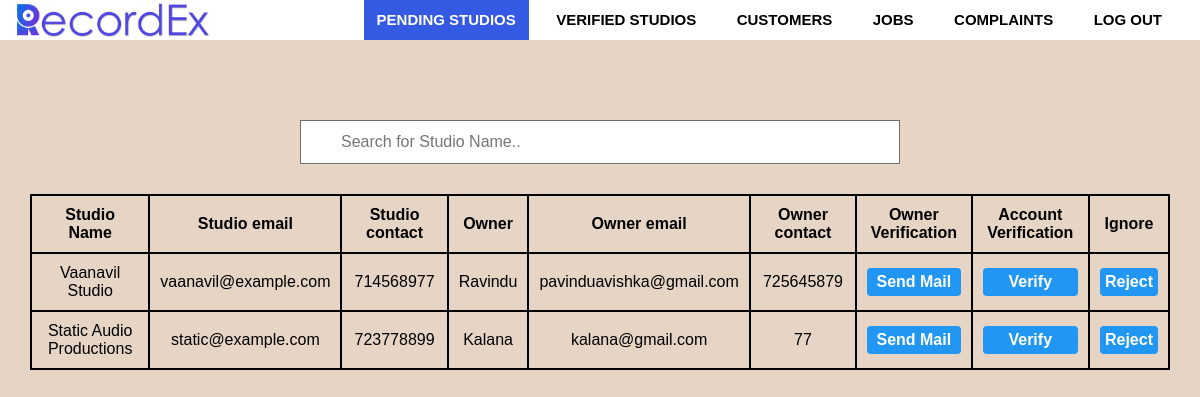
Page /admin/adminhome.php on the committed database.
### tables this page shows
CREATE TABLE `studio` (
  `studio_id` int(5) NOT NULL,
  `studio_name` varchar(100) NOT NULL,
  `s_address_line1` varchar(100) NOT NULL,
  `s_address_line2` varchar(100) NOT NULL,
  `s_city` varchar(100) NOT NULL,
  `distric` varchar(100) NOT NULL,
  `postalcode` varchar(100) NOT NULL,
  `s_email` varchar(100) NOT NULL,
  `password` varchar(200) NOT NULL,
  `s_tele_no` int(20) NOT NULL,
  `paypal` varchar(100) NOT NULL,
  `owner_id` int(100) NOT NULL,
  `profile` varchar(500) NOT NULL,
  `cover` varchar(500) NOT NULL,
  `description` text NOT NULL,
  `latitude` varchar(50) NOT NULL,
  `longitude` varchar(50) NOT NULL,
  `verified` tinyint(4) NOT NULL DEFAULT 0,
  `email_verified` tinyint(1) NOT NULL DEFAULT 0,
  `owner_verified` tinyint(1) NOT NULL DEFAULT 0,
  `blocked` int(1) NOT NULL DEFAULT 0,
  `status` varchar(10) NOT NULL DEFAULT 'Active now'
);

CREATE TABLE `owner` (
  `owner_id` int(100) NOT NULL,
  `first_name` varchar(100) NOT NULL,
  `last_name` varchar(100) NOT NULL,
  `e_mail` varchar(150) NOT NULL,
  `tp_number` int(10) NOT NULL
);

### admin/adminhome.php (the view, shortened to what this page needs)
<?php
require_once('../inc/connection.php');
?>
<?php
            if(!isset($_GET['error'])){
                    $query="SELECT studio.studio_id,studio.studio_name,studio.s_email,studio.s_tele_no,studio.owner_verified,owner.first_name,owner.e_mail,owner.tp_number FROM studio
                    INNER JOIN owner ON owner.owner_id = studio.owner_id WHERE ((studio.verified = '0') AND (studio.email_verified = '1'))";
                    $result_set=mysqli_query($connection,$query);
                    if($result_set){
                        if(mysqli_num_rows($result_set)==0){
                            header('Location: adminhome.php?error=There is no pending studios');
                        }
                        else{
                            $table = "<table id='pending'>";
                            $table .= "<tr><th>Studio Name</th><th>Studio email</th><th>Studio contact</th><th>Owner</th><th>Owner email</th><th>Owner contact</th><th>Owner Verification</th><th>Account Verification</th><th>Ignore</th></tr>";
                            while($record =mysqli_fetch_assoc($result_set)){
                                $table .= "<tr>";
                                    $table .= "<td>".$record['studio_name']."</td>";
                                    $table .= "<td>".$record['s_email']."</td>";
                                    $table .= "<td>".$record['s_tele_no']."</td>";
                                    $table .= "<td>".$record['first_name']."</td>";
                                    $table .= "<td>".$record['e_mail']."</td>";
                                    $table .= "<td>".$record['tp_number']."</td>";
                                    $query4 = "SELECT * FROM owner_verification WHERE email='{$record['e_mail']}' AND st_email='{$record['s_email']}'";
                                    $result_set4 = mysqli_query($connection,$query4);
                                    if(mysqli_num_rows($result_set4)==1){
                                        $table .= "<td>"."<button style='background:#737A76;'>Pending</button>"."</td>";
                                      }
                                    else{
                                        if($record['owner_verified']==1){
                                          $table .= "<td>"."<button style='background:#13D32A;'>Done</button>"."</td>";
                                        }
                                        else{
                                          $table .= "<td>"."<form action=adminhome.php?owner_verify=$record[studio_id] method='post' ><button type='submit' name='verify'>Send Mail</button></form>"."</td>";
                                        }
                                      }
                                    $table .= "<td>"."<button type='submit' onclick='verifyme($record[studio_id])'>Verify</button>"."</td>";
                                    $table .= "<td>"."<button type='submit' onclick='rejectme($record[studio_id])'>Reject</button>"."</td>";
                                $table .= "</tr>";
                            }
                        }
                    }
              }
    ?>
<!DOCTYPE html>
<html>
<head>
   <link rel="stylesheet" type="text/css" href="css/admin.css">
   <?php require_once('inc/navbar.php'); ?>
</head>
<body>
<div class="row">
  <input type="text" id="myInput" onkeyup="myFunction()" placeholder="Search for Studio Name.." title="Type in a Name">
    <?php
         if(isset($_GET['error'])){
            echo '<div class="error">';
               echo $_GET['error'];
            echo '</div>';
           }
           else{
            echo $table;
           }
    ?>
</div>
</body>
</html>

### admin/css/admin.css (style rules this page uses)
body { margin: 0; padding: 0; font-family: Arial, Helvetica, sans-serif; background-color: rgb(230, 212, 196); height:100vh; overflow:inherit; }
.row { width: 100%; position: absolute; top:15%; display:block; }
input { background-position: 10px 10px; background-repeat: no-repeat; width: 50%; font-size: 16px; padding: 12px 20px 12px 40px; border: 1px solid rgb(110, 109, 109); margin-bottom: 30px; margin-left: auto; margin-right: auto; display: block; }
button { width: 100%; padding: 5px; box-sizing: border-box; border-radius: 4px; background: #2196F3; color: white; font-weight: bold; font-size: 16px; border:none; cursor: pointer; background-position: 10px 10px; }
table { border-collapse : collapse; max-width: 95%; margin-left: auto; margin-right: auto; display: block; }
td,th { border: 2px solid black; text-align:center; padding: 10px; }

### admin/inc/navbar.php (style rules this page uses)
* { padding: 0; margin: 0; text-decoration: none; list-style: none; box-sizing: border-box; }

### rows in the picture
studio: studio_name "Vaanavil Studio", s_email "vaanavil@example.com", s_tele_no "714568977", owner.first_name "Ravindu", owner.e_mail "pavinduavishka@gmail.com", owner.tp_number "725645879"
studio: studio_name "Static Audio Productions", s_email "static@example.com", s_tele_no "723778899", owner.first_name "Kalana", owner.e_mail "kalana@gmail.com", owner.tp_number "77"
